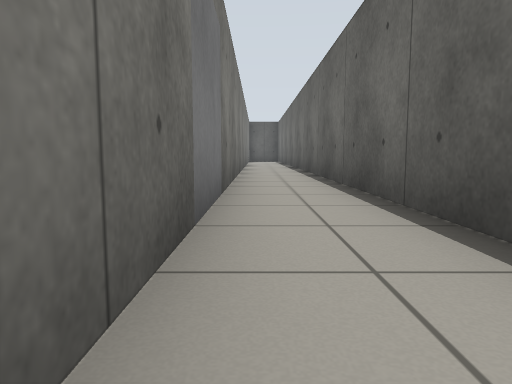
[1] (above)

13 first-person views from a walk through a Gazebo world. The camera is 0.5 m above the floor, tilts 6° down and sees 70° across. The floor is counted in squares, 1 m on a side. Each view is taken from the middle of a square. On the plan, view 1 faces up. The plan holds only what a view shows up to about 9 squares ahead; the rest is blank.

[2]
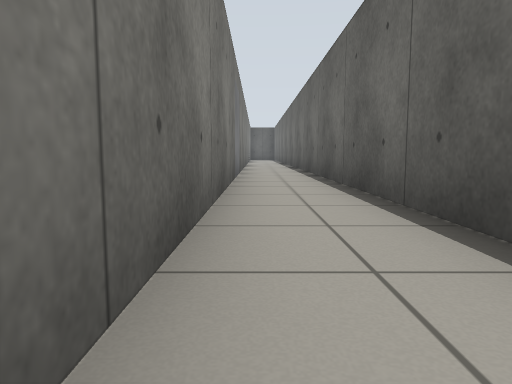

[3]
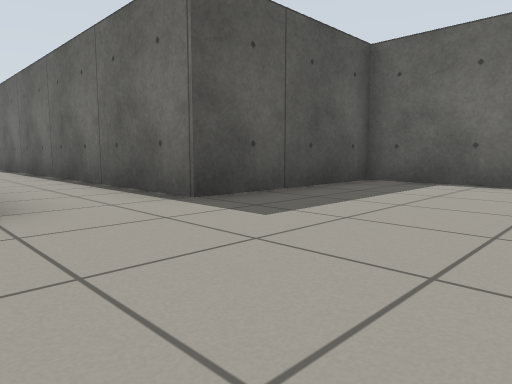

[4]
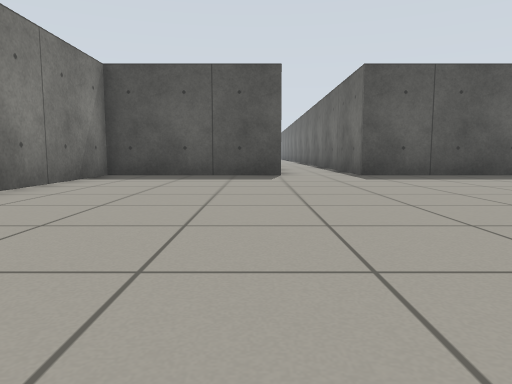

[5]
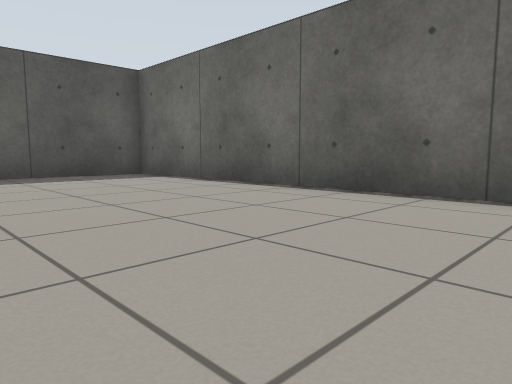

[6]
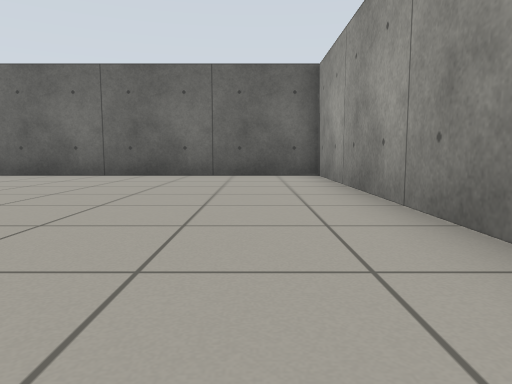

[7]
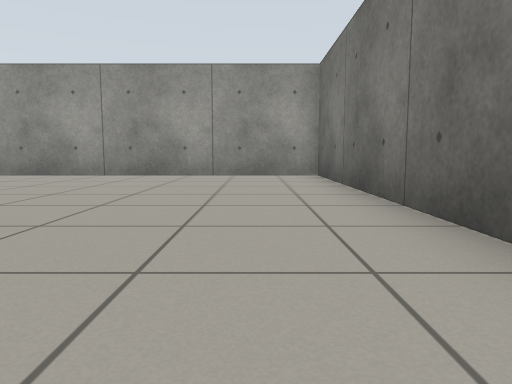

[8]
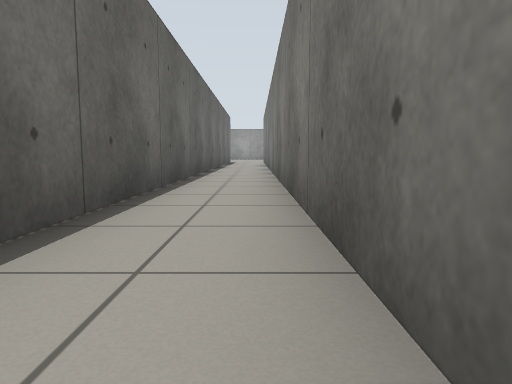

[9]
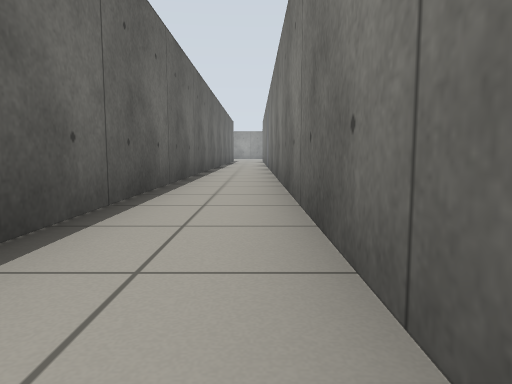

[10]
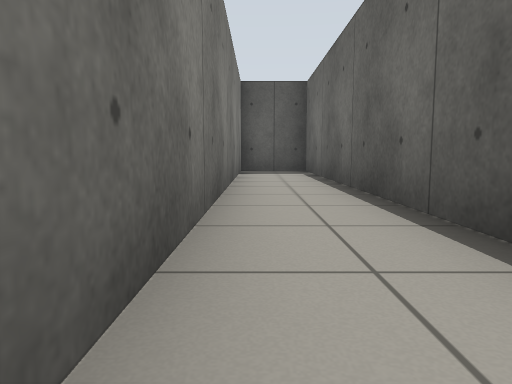

[11]
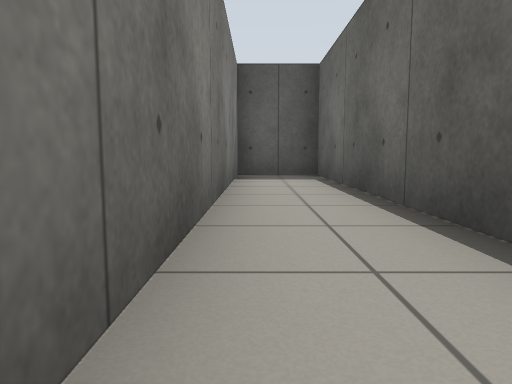

[12]
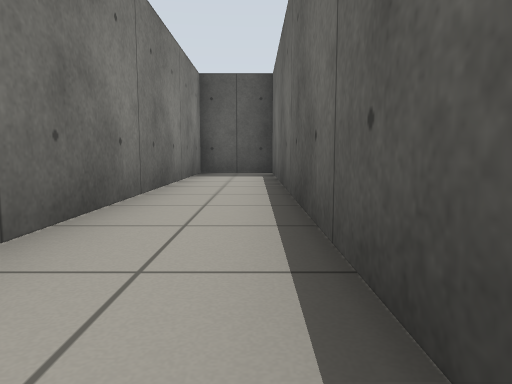

[13]
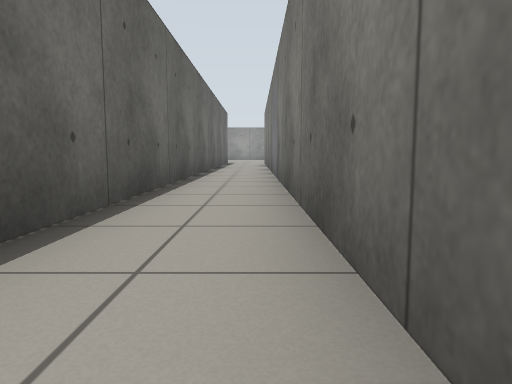

### Floor plan
Points are (right, up) in squares from view 1. A wall is a line through its corners. A room is listed if a view was taken in it or the views show most of it. See-through windows are left out.
Room 1 (views 1, 2, 3, 4, 5, 6, 7)
walls: (-0.4, -6.6) (-4.4, -6.6) (-4.4, -16.4) (5.4, -16.4) (5.4, -6.6) (1.4, -6.6) (1.4, 4.4); (-0.4, 2.5) (-0.4, -4.5)
ways out: opening at (1, 4) to room 2; open door at (0, 3.5)
Room 2 (views 8, 9, 10, 11, 12, 13)
walls: (1.4, 4.4) (1.4, 23.4) (-0.4, 23.4) (-0.4, 4.5)
ways out: opening at (1, 4) to room 1

Positions as (right, up) in squares from view 1, and headings:
1: (0, 0), facing up
2: (0, -5), facing up
3: (-1, -10), facing up-right
4: (-1, -15), facing up
5: (1, -15), facing up-right
6: (-3, -15), facing right
7: (-3, -8), facing down
8: (0, 14), facing down
9: (0, 17), facing down
10: (0, 13), facing up
11: (0, 15), facing up
12: (1, 14), facing up
13: (0, 12), facing down
